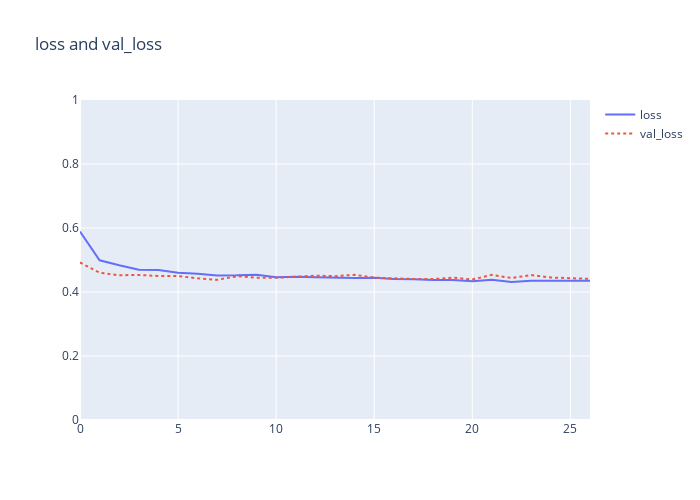
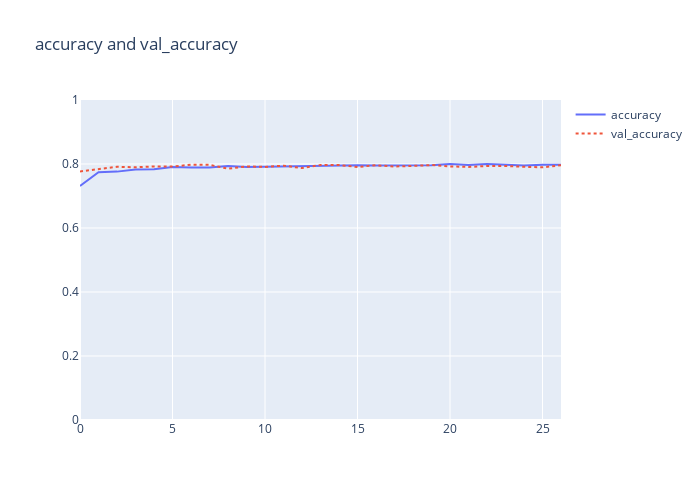

Notebook code for these charts, in order:
### Code cell
history_df = pd.DataFrame(history.history)

show_history_graph(history_df, 'loss', 'val_loss')
show_history_graph(history_df, 'accuracy', 'val_accuracy')

### Figure 1 — Plotly figure (JSON) as saved in the notebook; plotly's stock layout.template omitted (floating-point values rounded to 4 significant figures)
{"data": [{"mode": "lines", "name": "loss", "type": "scatter", "x": [0, 1, 2, 3, 4, 5, 6, 7, 8, 9, 10, 11, 12, 13, 14, 15, 16, 17, 18, 19, 20, 21, 22, 23, 24, 25, 26], "y": [0.5888, 0.4991, 0.4833, 0.4696, 0.4689, 0.4603, 0.4567, 0.4519, 0.4522, 0.454, 0.4464, 0.448, 0.4465, 0.4448, 0.4439, 0.4449, 0.4406, 0.4396, 0.4374, 0.4378, 0.4337, 0.4383, 0.4315, 0.4351, 0.4351, 0.435, 0.4355]}, {"line": {"dash": "dot"}, "mode": "lines", "name": "val_loss", "type": "scatter", "x": [0, 1, 2, 3, 4, 5, 6, 7, 8, 9, 10, 11, 12, 13, 14, 15, 16, 17, 18, 19, 20, 21, 22, 23, 24, 25, 26], "y": [0.4922, 0.4602, 0.4523, 0.4534, 0.4501, 0.4499, 0.4427, 0.4381, 0.4493, 0.4447, 0.4443, 0.4487, 0.4512, 0.4494, 0.4538, 0.4448, 0.4421, 0.4406, 0.4403, 0.4449, 0.439, 0.4535, 0.4437, 0.4529, 0.4453, 0.4425, 0.4409]}], "layout": {"height": 500, "title": {"text": "loss and val_loss"}, "width": 700, "yaxis": {"range": [0, 1]}}}

### Figure 2 — Plotly figure (JSON) as saved in the notebook; plotly's stock layout.template omitted (floating-point values rounded to 4 significant figures)
{"data": [{"mode": "lines", "name": "accuracy", "type": "scatter", "x": [0, 1, 2, 3, 4, 5, 6, 7, 8, 9, 10, 11, 12, 13, 14, 15, 16, 17, 18, 19, 20, 21, 22, 23, 24, 25, 26], "y": [0.7313, 0.7743, 0.7762, 0.7827, 0.7837, 0.7903, 0.7889, 0.7889, 0.7937, 0.7906, 0.7913, 0.7926, 0.7939, 0.7937, 0.7955, 0.796, 0.7955, 0.7955, 0.796, 0.7959, 0.8, 0.7972, 0.7999, 0.7982, 0.7952, 0.7977, 0.7979]}, {"line": {"dash": "dot"}, "mode": "lines", "name": "val_accuracy", "type": "scatter", "x": [0, 1, 2, 3, 4, 5, 6, 7, 8, 9, 10, 11, 12, 13, 14, 15, 16, 17, 18, 19, 20, 21, 22, 23, 24, 25, 26], "y": [0.7766, 0.7843, 0.7914, 0.7896, 0.7926, 0.792, 0.7979, 0.7973, 0.7855, 0.7926, 0.7908, 0.7949, 0.7872, 0.7967, 0.7967, 0.7908, 0.7961, 0.792, 0.7949, 0.7967, 0.7926, 0.7908, 0.7937, 0.7937, 0.7914, 0.7896, 0.7961]}], "layout": {"height": 500, "title": {"text": "accuracy and val_accuracy"}, "width": 700, "yaxis": {"range": [0, 1]}}}
